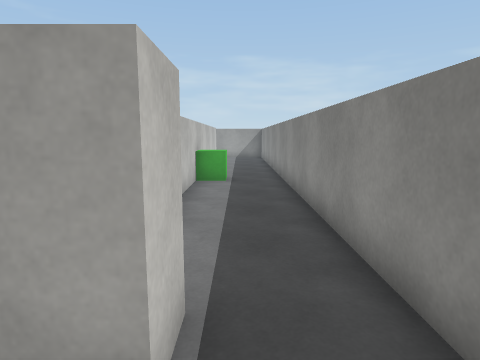
view 1 (above)

18 first-person views from a walk through a scene from a Unity 3-D project. The camera is 1.5 m above the floor, tilts 8° down and sees 75° across. Doors are open. The floor is counted in squares, 1 m on a side. Each view is taken from the middle of a square. On the plan, view 1 faces up. The plan holds only what a view shows up to about 15 squares ahead; the rest is blank. The player character is not drawn. Surface patterns are stand-ins for the level's own textures.

view 2
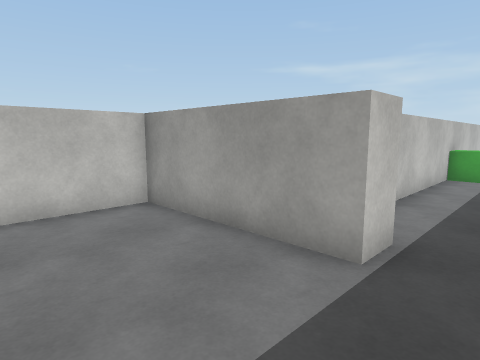

view 3
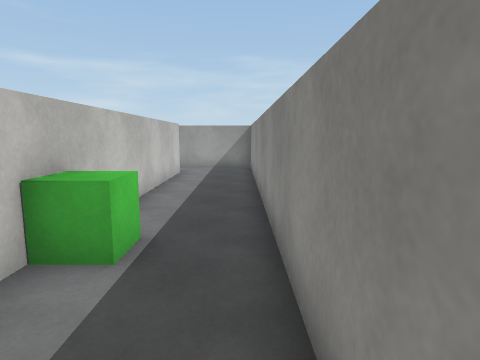

view 4
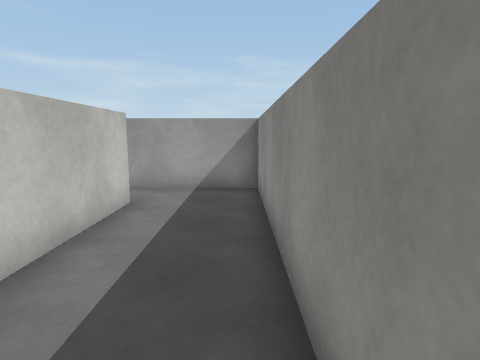

view 5
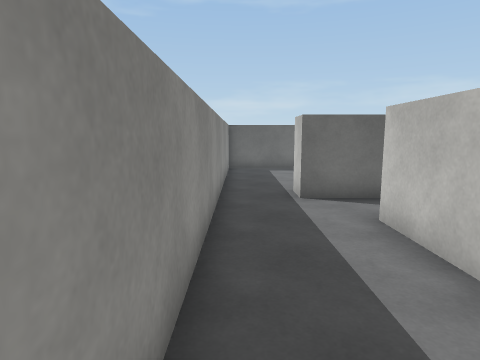

view 6
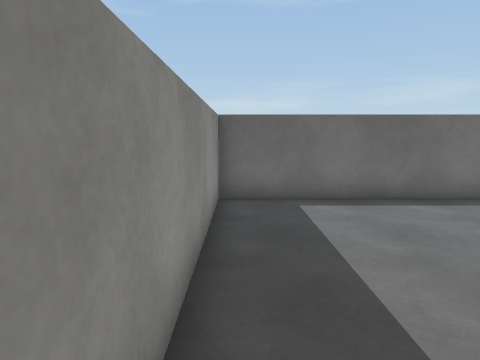

view 7
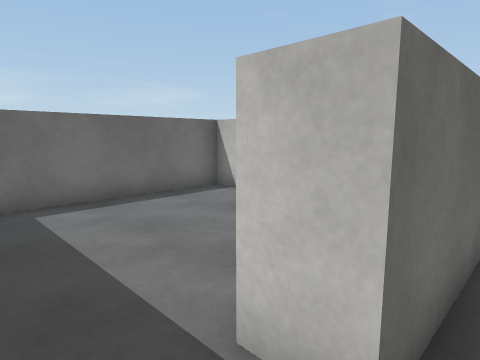

view 8
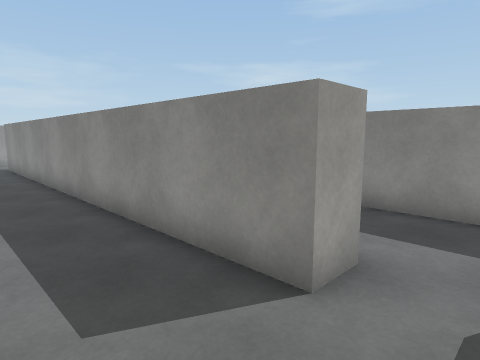

view 9
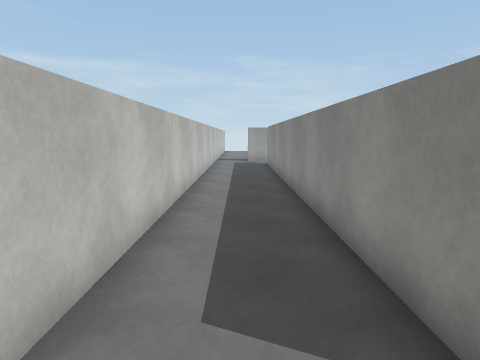

view 10
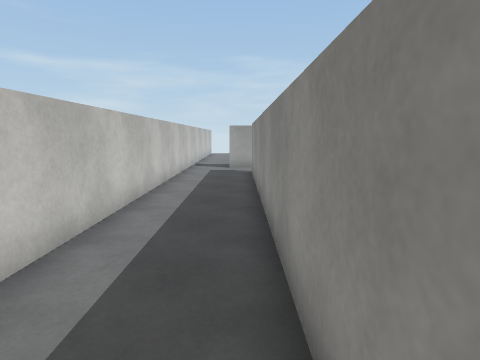

view 11
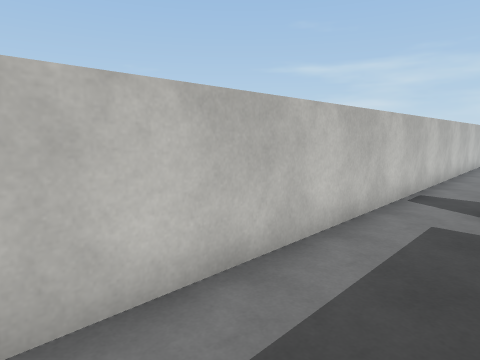

view 12
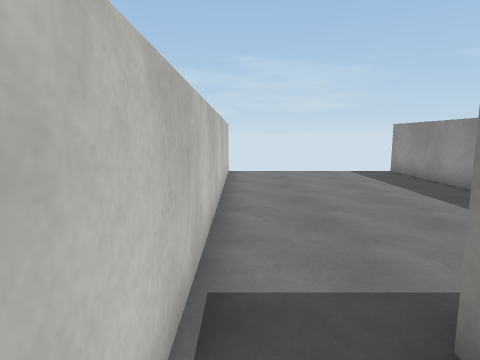

view 13
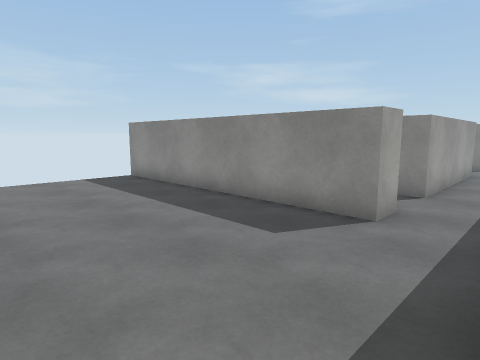

view 14
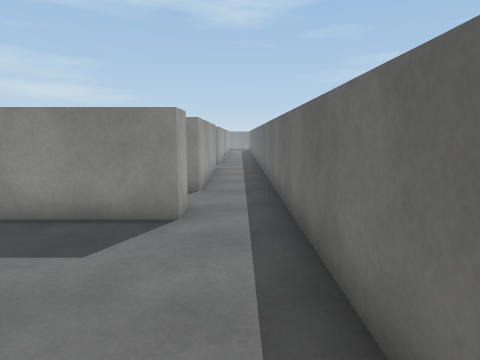

view 15
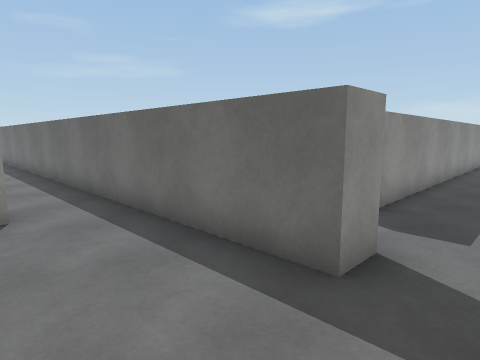

view 16
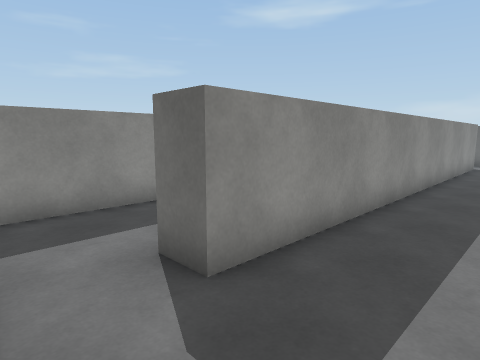

view 17
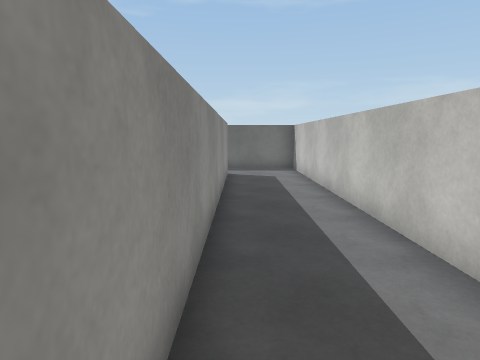

view 18
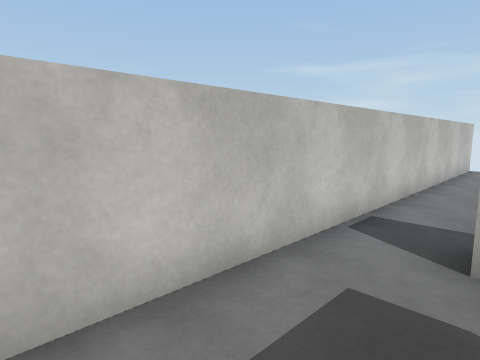

### Floor plan
Points are (right, up) in squares from view 1. A wall is a line through its corners. A room is listed if a view was taken in it or the views show most of it. See-through windows are left out.
Room 1 (views 1, 2)
walls: (-0.5, 1.5) (-5.5, 1.5) (-5.5, -1.2); (-5.5, -3.6) (-5.5, -4.5) (1.5, -4.5) (1.5, 2)
ways out: open door at (0.5, 2) to room 2
Room 2 (views 3, 4, 5, 6, 7)
walls: (-1.5, 20) (-1.5, 4.5) (-2.5, 4.5); (-2.5, 2.5) (-0.5, 2.5); (1.5, 2) (1.5, 22) (-2, 22)
ways out: open door at (0.5, 2) to room 1; opening at (-2, 3.5) to room 3; open door at (-2, 21) to room 3
objects: green cube (-1, 11)
Room 3 (views 8, 9, 10, 11, 12, 13, 14, 15, 16, 17, 18)
walls: (-2, 22) (-3.5, 22) (-3.5, 23) (2, 23); (1.5, 25.1) (1.5, 34.5); (-5.5, 34.5) (-5.5, 2.5) (-2.5, 2.5); (-2.5, 4.5) (-2.5, 20)
ways out: opening at (-2, 3.5) to room 2; open door at (-2, 21) to room 2; open door at (2, 24)

Positions as (right, up) in squares from view 1, and headings:
1: (0, 0), facing up
2: (1, -2), facing up-left
3: (1, 7), facing up
4: (1, 13), facing up
5: (1, 10), facing down
6: (1, 3), facing down
7: (1, 3), facing down-left
8: (-5, 3), facing up-right
9: (-4, 3), facing up
10: (-3, 7), facing up
11: (-3, 15), facing up-left
12: (-5, 21), facing up
13: (-4, 23), facing up-right
14: (-4, 24), facing right
15: (-5, 26), facing down-right
16: (-5, 22), facing down-right
17: (-3, 17), facing down
18: (-3, 18), facing up-left
